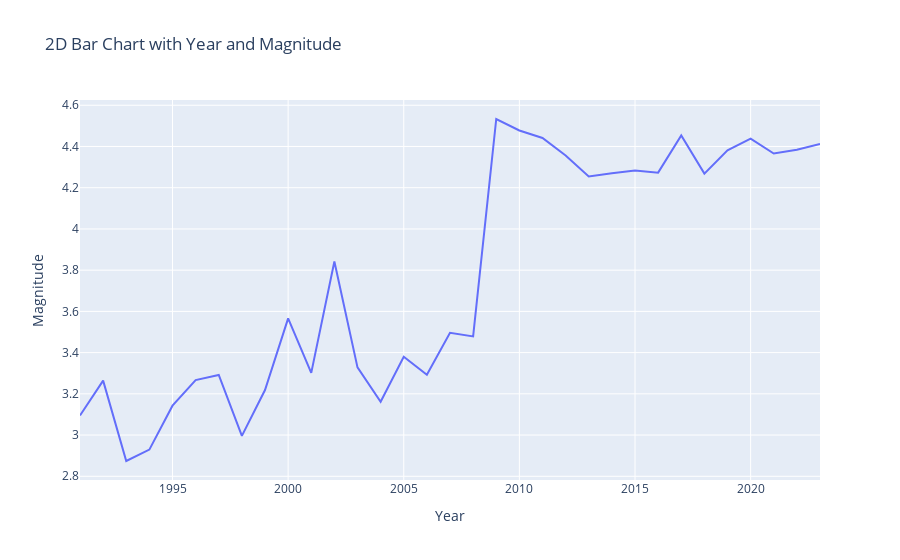

Notebook source saved alongside this figure:
### Code cell
fig = px.line(result_df, x='Year', y='Magnitude',
             labels={'Year': 'Year', 'Magnitude': 'Magnitude'},
             title='2D Bar Chart with Year and Magnitude')

fig.show()

### Figure 1 — Plotly figure (JSON) as saved in the notebook; plotly's stock layout.template omitted (floating-point values rounded to 4 significant figures)
{"data": [{"hovertemplate": "Year=%{x}<br>Magnitude=%{y}<extra></extra>", "legendgroup": "", "line": {"color": "#636efa", "dash": "solid"}, "marker": {"symbol": "circle"}, "mode": "lines", "name": "", "orientation": "v", "showlegend": false, "type": "scatter", "x": [1991, 1992, 1993, 1994, 1995, 1996, 1997, 1998, 1999, 2000, 2001, 2002, 2003, 2004, 2005, 2006, 2007, 2008, 2009, 2010, 2011, 2012, 2013, 2014, 2015, 2016, 2017, 2018, 2019, 2020, 2021, 2022, 2023], "xaxis": "x", "y": [3.095, 3.264, 2.874, 2.929, 3.143, 3.267, 3.292, 2.996, 3.219, 3.566, 3.302, 3.842, 3.328, 3.162, 3.38, 3.292, 3.496, 3.479, 4.533, 4.478, 4.441, 4.356, 4.254, 4.271, 4.283, 4.273, 4.453, 4.268, 4.381, 4.438, 4.366, 4.384, 4.413], "yaxis": "y"}], "layout": {"legend": {"tracegroupgap": 0}, "title": {"text": "2D Bar Chart with Year and Magnitude"}, "xaxis": {"anchor": "y", "domain": [0, 1], "title": {"text": "Year"}}, "yaxis": {"anchor": "x", "domain": [0, 1], "title": {"text": "Magnitude"}}}}
